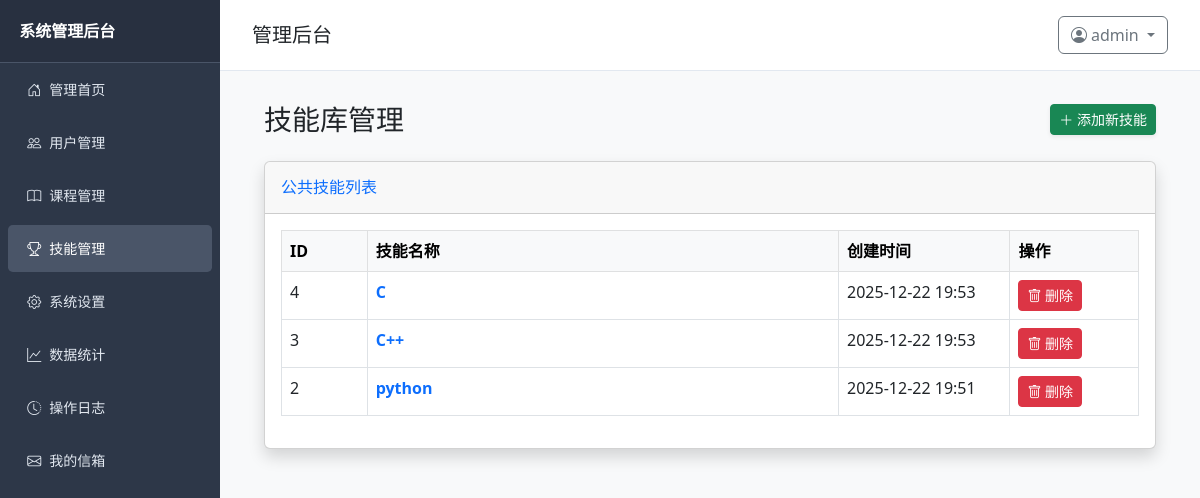
The app's page /admin/skill_manage (signed in) with its own data.
### models.py (models this page shows, shortened)
class User(UserMixin, db.Model):
    __tablename__ = 'user'
    id = db.Column(db.Integer, primary_key=True)
    username = db.Column(db.String(50), unique=True, nullable=False)
    role = db.Column(db.SmallInteger, default=0)  # 0=学生, 1=教师, 2=管理员
    create_time = db.Column(db.DateTime, default=datetime.now)
    password_hash = db.Column(db.String(128))
    teacher_info = db.relationship('Teacher', backref='user', uselist=False, lazy=True, cascade="all, delete-orphan")

class Skill(db.Model):
    __tablename__ = 'skill'
    id = db.Column(db.Integer, primary_key=True)
    name = db.Column(db.String(50), nullable=False)
    current_level = db.Column(db.Integer, default=1)  # 1-5
    target_level = db.Column(db.Integer, default=1)
    user_id = db.Column(db.Integer, db.ForeignKey('user.id'))
    is_public = db.Column(db.Boolean, default=False)  # 新增：是否公共技能
    create_time = db.Column(db.DateTime, default=datetime.now)

### routes/admin.py (the view)
@admin_bp.route('/skill_manage')
@login_required
def skill_manage():
    if current_user.role != 2:
        flash('无管理员权限！', 'danger')
        return redirect(url_for('auth.dashboard'))
    public_skills = Skill.query.filter_by(user_id=0).order_by(Skill.create_time.desc()).all()
    form = AdminSkillForm()
    return render_template('admin/skill_manage.html',
                           public_skills=public_skills,
                           form=form)  # 必须传递表单

### app.py (called while the page is built)
@login_manager.user_loader
def load_user(user_id):
    return User.query.get(int(user_id))

### templates/admin/skill_manage.html (shortened to what this page needs)
{% extends 'base.html' %}
{% block content %}
<div class="container-fluid">
    <div class="d-sm-flex align-items-center justify-content-between mb-4">
        <h1 class="h3 mb-0 text-gray-800">技能库管理</h1>
        <button type="button" class="btn btn-sm btn-success shadow-sm" data-bs-toggle="modal" data-bs-target="#addSkillModal">
            <i class="bi bi-plus-lg"></i> 添加新技能
        </button>
    </div>
    <div class="card shadow mb-4">
        <div class="card-header py-3">
            <h6 class="m-0 font-weight-bold text-primary">公共技能列表</h6>
        </div>
        <div class="card-body">
            <div class="table-responsive">
                <table class="table table-bordered table-hover" width="100%" cellspacing="0">
                    <thead class="table-light">
                        <tr>
                            <th style="width: 10%">ID</th>
                            <th>技能名称</th>
                            <th style="width: 20%">创建时间</th>
                            <th style="width: 15%">操作</th>
                        </tr>
                    </thead>
                    <tbody>
                        {% if public_skills and public_skills|length > 0 %}
                            {% for skill in public_skills %}
                            <tr>
                                <td>{{ skill.id }}</td>
                                <td class="fw-bold text-primary">{{ skill.name }}</td>
                                <td>{{ skill.create_time.strftime('%Y-%m-%d %H:%M') if skill.create_time else '-' }}</td>
                                <td>
                                    <button type="button" class="btn btn-danger btn-sm" onclick="deleteSkill({{ skill.id }})">
                                        <i class="bi bi-trash"></i> 删除
                                    </button>
                                </td>
                            </tr>
                            {% endfor %}
                        {% else %}
                            <tr>
                                <td colspan="4" class="text-center text-muted py-4">
                                    暂无技能，请点击右上角添加。
                                </td>
                            </tr>
                        {% endif %}
                    </tbody>
                </table>
            </div>
        </div>
    </div>
</div>
{% endblock %}

### templates/base.html (shortened to what this page needs)
<!DOCTYPE html>
<html lang="zh-CN">
<head>
    <link href="https://cdn.jsdelivr.net/npm/bootstrap@5.3.0/dist/css/bootstrap.min.css" rel="stylesheet">
    <link rel="stylesheet" href="https://cdn.jsdelivr.net/npm/bootstrap-icons@1.10.5/font/bootstrap-icons.min.css">
</head>
<body>
    {% if current_user.is_authenticated %}
        {% if current_user.role == 2 %}
        <div class="sidebar">
            <div class="sidebar-header">系统管理后台</div>
            <ul class="nav flex-column">
                <li class="nav-item">
                    <a class="nav-link {% if request.endpoint == 'admin.admin_index' %}active{% endif %}"
                        href="{{ url_for('admin.admin_index') }}">
                        <i class="bi bi-house-door me-2"></i>管理首页
                    </a>
                </li>
                <li class="nav-item">
                    <a class="nav-link {% if request.endpoint == 'admin.user_manage' %}active{% endif %}"
                        href="{{ url_for('admin.user_manage') }}">
                        <i class="bi bi-people me-2"></i>用户管理
                    </a>
                </li>
                <li class="nav-item">
                    <a class="nav-link {% if request.endpoint == 'admin.course_manage' %}active{% endif %}"
                        href="{{ url_for('admin.course_manage') }}">
                        <i class="bi bi-book me-2"></i>课程管理
                    </a>
                </li>
                <li class="nav-item">
                    <a class="nav-link {% if request.endpoint == 'admin.skill_manage' %}active{% endif %}"
                        href="{{ url_for('admin.skill_manage') }}">
                        <i class="bi bi-trophy me-2"></i>技能管理
                    </a>
                </li>
                <li class="nav-item">
                    <a class="nav-link {% if request.endpoint == 'admin.system_setting' %}active{% endif %}"
                        href="{{ url_for('admin.system_setting') }}">
                        <i class="bi bi-gear me-2"></i>系统设置
                    </a>
                </li>
                <li class="nav-item">
                    <a class="nav-link {% if request.endpoint == 'admin.data_analysis' %}active{% endif %}"
                        href="{{ url_for('admin.data_analysis') }}">
                        <i class="bi bi-graph-up me-2"></i>数据统计
                    </a>
                </li>
                <li class="nav-item">
                    <a class="nav-link {% if request.endpoint == 'admin.system_logs' %}active{% endif %}"
                        href="{{ url_for('admin.system_logs') }}">
                        <i class="bi bi-clock-history me-2"></i>操作日志
                    </a>
                </li>
                <li class="nav-item">
                    <a class="nav-link {% if request.endpoint == 'student.mailbox_index' %}active{% endif %}"
                        href="{{ url_for('student.mailbox_index') }}">
                        <i class="bi bi-envelope me-2"></i>我的信箱
                    </a>
                </li>
            </ul>
        </div>
        {% endif %}
    {% endif %}
    <div class="content-wrapper {% if not current_user.is_authenticated %}full-width{% endif %}">
        <div class="content-header">
            <h5 class="mb-0">
                {% block content_title %}
                    {% if not current_user.is_authenticated %}
                        系统登录
                    {% elif current_user.role == 0 %}
                        学生首页
                    {% elif current_user.role == 1 %}
                        教师首页
                    {% elif current_user.role == 2 %}
                        管理后台
                    {% endif %}
                {% endblock %}
            </h5>
            {% if current_user.is_authenticated %}
            <div class="user-dropdown dropdown">
                <button class="btn btn-outline-secondary dropdown-toggle" type="button" data-bs-toggle="dropdown" aria-expanded="false">
                    <i class="bi bi-person-circle me-1"></i>{{ current_user.username }}
                </button>
            </div>
            {% endif %}
        </div>
        <div class="content-body">
            {% block content %}{% endblock %}
        </div>
    </div>
</body>
</html>

### templates/base.html (style rules this page uses)
body { display: flex; min-height: 100vh; margin: 0; background-color: #f8f9fa; }
.sidebar { width: 220px; background-color: #2d3748; color: white; flex-shrink: 0; transition: all 0.3s ease; }
.sidebar .sidebar-header { padding: 1.2rem; font-weight: bold; font-size: 16px; border-bottom: 1px solid #4a5568; background-color: #283040; }
.sidebar .nav-link { color: #e2e8f0; padding: 0.8rem 1.2rem; border-radius: 0.3rem; margin: 0.2rem 0.5rem; font-size: 14px; }
.sidebar .nav-link:hover, .sidebar .nav-link.active { background-color: #4a5568; color: white; }
.content-wrapper { flex-grow: 1; overflow-y: auto; }
.content-header { padding: 1rem 2rem; background-color: white; border-bottom: 1px solid #e2e8f0; display: flex; justify-content: space-between; align-items: center; }
.content-body { padding: 2rem; }

### records on screen
User: username "admin"
Skill: id "4", name "C", create_time "2025-12-22 19:53"
Skill: id "3", name "C++", create_time "2025-12-22 19:53"
Skill: id "2", name "python", create_time "2025-12-22 19:51"
